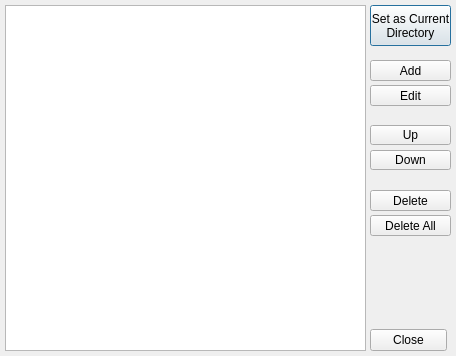
<?xml version="1.0" encoding="UTF-8"?>
<ui version="4.0">
 <class>WoWDirManager</class>
 <widget class="QDialog" name="WoWDirManager">
  <property name="geometry">
   <rect>
    <x>0</x>
    <y>0</y>
    <width>456</width>
    <height>356</height>
   </rect>
  </property>
  <property name="windowTitle">
   <string comment="WDM_Title">WoW Directory Manager</string>
  </property>
  <property name="windowIcon">
   <iconset resource="../../Application/resources.qrc">
    <normaloff>:/WoW Versions/WoWIcon01-Vanilla</normaloff>:/WoW Versions/WoWIcon01-Vanilla</iconset>
  </property>
  <property name="sizeGripEnabled">
   <bool>false</bool>
  </property>
  <property name="modal">
   <bool>true</bool>
  </property>
  <widget class="QListWidget" name="WDM_List">
   <property name="geometry">
    <rect>
     <x>5</x>
     <y>5</y>
     <width>361</width>
     <height>346</height>
    </rect>
   </property>
   <property name="horizontalScrollBarPolicy">
    <enum>Qt::ScrollBarAsNeeded</enum>
   </property>
   <property name="editTriggers">
    <set>QAbstractItemView::NoEditTriggers</set>
   </property>
   <property name="showDropIndicator" stdset="0">
    <bool>false</bool>
   </property>
   <property name="alternatingRowColors">
    <bool>true</bool>
   </property>
   <property name="iconSize">
    <size>
     <width>24</width>
     <height>24</height>
    </size>
   </property>
   <property name="viewMode">
    <enum>QListView::ListMode</enum>
   </property>
   <property name="uniformItemSizes">
    <bool>false</bool>
   </property>
  </widget>
  <widget class="QPushButton" name="WDM_bDirAdd">
   <property name="geometry">
    <rect>
     <x>370</x>
     <y>60</y>
     <width>81</width>
     <height>21</height>
    </rect>
   </property>
   <property name="text">
    <string>Add</string>
   </property>
   <property name="default">
    <bool>false</bool>
   </property>
  </widget>
  <widget class="QPushButton" name="WDM_bDirDelete">
   <property name="geometry">
    <rect>
     <x>370</x>
     <y>190</y>
     <width>81</width>
     <height>21</height>
    </rect>
   </property>
   <property name="text">
    <string>Delete</string>
   </property>
  </widget>
  <widget class="QPushButton" name="WDM_bDirUp">
   <property name="geometry">
    <rect>
     <x>370</x>
     <y>125</y>
     <width>81</width>
     <height>20</height>
    </rect>
   </property>
   <property name="text">
    <string>Up</string>
   </property>
  </widget>
  <widget class="QPushButton" name="WDM_bDirDown">
   <property name="geometry">
    <rect>
     <x>370</x>
     <y>150</y>
     <width>81</width>
     <height>20</height>
    </rect>
   </property>
   <property name="text">
    <string>Down</string>
   </property>
  </widget>
  <widget class="QPushButton" name="WDM_bDirEdit">
   <property name="geometry">
    <rect>
     <x>370</x>
     <y>85</y>
     <width>81</width>
     <height>21</height>
    </rect>
   </property>
   <property name="text">
    <string>Edit</string>
   </property>
  </widget>
  <widget class="QPushButton" name="WDM_bDirDeleteAll">
   <property name="geometry">
    <rect>
     <x>370</x>
     <y>215</y>
     <width>81</width>
     <height>21</height>
    </rect>
   </property>
   <property name="text">
    <string>Delete All</string>
   </property>
  </widget>
  <widget class="QPushButton" name="WDM_bDirMakeCurrent">
   <property name="geometry">
    <rect>
     <x>370</x>
     <y>5</y>
     <width>81</width>
     <height>41</height>
    </rect>
   </property>
   <property name="text">
    <string>Set as Current
Directory</string>
   </property>
   <property name="default">
    <bool>true</bool>
   </property>
  </widget>
  <widget class="QWidget" name="layoutWidget">
   <property name="geometry">
    <rect>
     <x>370</x>
     <y>240</y>
     <width>77</width>
     <height>111</height>
    </rect>
   </property>
   <layout class="QVBoxLayout" name="verticalLayout">
    <item>
     <spacer name="verticalSpacer">
      <property name="orientation">
       <enum>Qt::Vertical</enum>
      </property>
      <property name="sizeHint" stdset="0">
       <size>
        <width>20</width>
        <height>40</height>
       </size>
      </property>
     </spacer>
    </item>
    <item>
     <widget class="QDialogButtonBox" name="buttonBox">
      <property name="sizePolicy">
       <sizepolicy hsizetype="Fixed" vsizetype="Fixed">
        <horstretch>0</horstretch>
        <verstretch>0</verstretch>
       </sizepolicy>
      </property>
      <property name="orientation">
       <enum>Qt::Vertical</enum>
      </property>
      <property name="standardButtons">
       <set>QDialogButtonBox::Close</set>
      </property>
     </widget>
    </item>
   </layout>
  </widget>
 </widget>
 <tabstops>
  <tabstop>WDM_List</tabstop>
  <tabstop>WDM_bDirAdd</tabstop>
  <tabstop>WDM_bDirEdit</tabstop>
  <tabstop>WDM_bDirUp</tabstop>
  <tabstop>WDM_bDirDown</tabstop>
  <tabstop>WDM_bDirDelete</tabstop>
  <tabstop>WDM_bDirDeleteAll</tabstop>
 </tabstops>
 <resources>
  <include location="../../Application/resources.qrc"/>
 </resources>
 <connections>
  <connection>
   <sender>buttonBox</sender>
   <signal>accepted()</signal>
   <receiver>WoWDirManager</receiver>
   <slot>accept()</slot>
   <hints>
    <hint type="sourcelabel">
     <x>370</x>
     <y>350</y>
    </hint>
    <hint type="destinationlabel">
     <x>157</x>
     <y>274</y>
    </hint>
   </hints>
  </connection>
  <connection>
   <sender>buttonBox</sender>
   <signal>rejected()</signal>
   <receiver>WoWDirManager</receiver>
   <slot>reject()</slot>
   <hints>
    <hint type="sourcelabel">
     <x>396</x>
     <y>350</y>
    </hint>
    <hint type="destinationlabel">
     <x>286</x>
     <y>274</y>
    </hint>
   </hints>
  </connection>
 </connections>
</ui>
